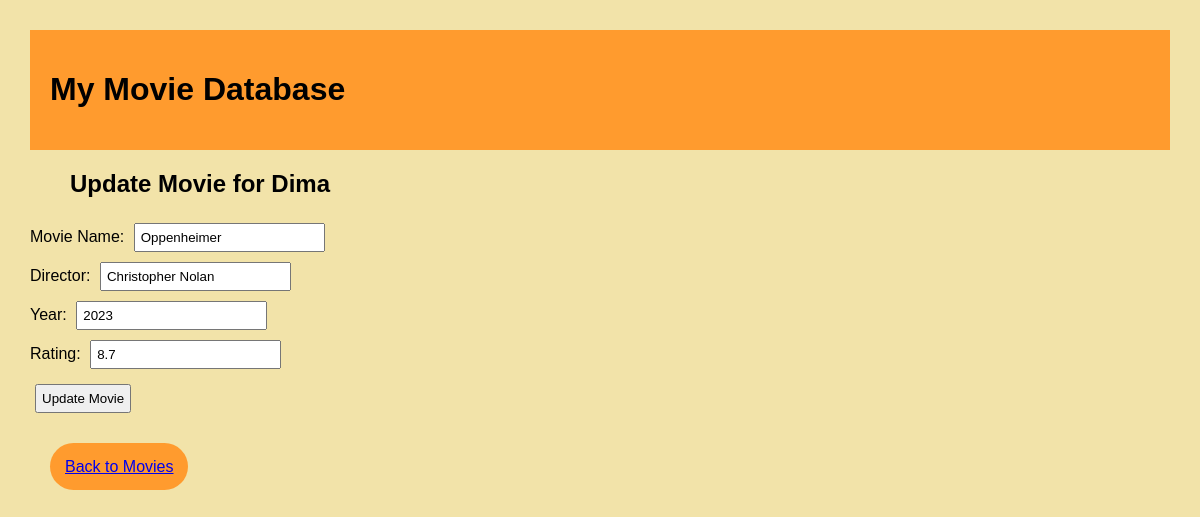
Page /users/3/update_movie/5 on the committed database.
### data_management/sqlite_data_manager.py (models this page shows)
class User(Base):
    __tablename__ = 'users'
    id = Column(Integer, primary_key=True)
    name = Column(String, nullable=False)
    movies = relationship('Movie', back_populates='user', cascade='all, delete-orphan')

class Movie(Base):
    __tablename__ = 'movies'
    id = Column(Integer, primary_key=True)
    user_id = Column(Integer, ForeignKey('users.id'), nullable=False)
    name = Column(String, nullable=False)
    director = Column(String, nullable=False)
    year = Column(Integer, nullable=False)
    rating = Column(Float, nullable=False)
    poster = Column(String, nullable=True)
    user = relationship('User', back_populates='movies')

### app.py (the view, shortened to what this page needs)
@app.route('/users/<int:user_id>/update_movie/<int:movie_id>', methods=['GET', 'POST'])
def update_movie(user_id, movie_id):
    movie = db_manager.get_movie_by_id(movie_id)
    user = db_manager.get_user_by_id(user_id)
    return render_template('update_movie.html', user=user, movie=movie)

### data_management/sqlite_data_manager.py (called while the page is built)
    def get_user_by_id(self, user_id):
        session = self.Session()
        user = session.query(User).filter_by(id=user_id).first()
        session.close()
        return user

    def get_movie_by_id(self, movie_id):
        session = self.Session()
        movie = session.query(Movie).filter_by(id=movie_id).first()
        session.close()
        return movie

### templates/update_movie.html (shortened to what this page needs)
<!DOCTYPE html>
<html>
<head>
    <link rel="stylesheet" href="{{ url_for('static', filename='style.css') }}">
</head>
<body>
    <header>
        <div class="header">
            <h1>My Movie Database</h1>
        </div>
    </header>
    <h2>Update Movie for {{ user.name }}</h2>
    <form method="post" action="/users/{{ user.id }}/update_movie/{{ movie.id }}">
        <label for="name">Movie Name:</label>
        <input type="text" id="name" name="name" value="{{ movie.name }}" required><br>
        <label for="director">Director:</label>
        <input type="text" id="director" name="director" value="{{ movie.director }}" required><br>
        <label for="year">Year:</label>
        <input type="number" id="year" name="year" value="{{ movie.year }}" required><br>
        <label for="rating">Rating:</label>
        <input type="number" id="rating" step="0.1" name="rating" value="{{ movie.rating }}" required><br>
        <button type="submit">Update Movie</button>
    </form>
    <div class="buttonline">
        <a class="fakebutton" href="/users/{{ user.id }}">Back to Movies</a>
    </div>
</body>
</html>

### static/style.css (style rules this page uses)
body { font-family: Arial, sans-serif; background-color: #F2E3A9; margin: 30px; padding: 0; }
.header { background-color: #FF9B2E; margin-bottom: 20px; margin-top: 20px; padding: 20px; }
.fakebutton { background-color: #FF9B2E; margin: 20px; padding: 15px; border-radius: 25px; width: auto; text-align: center; }
.buttonline { margin-top: 40px; }
#rating { margin-bottom: 10px; }
input { padding: 5px; margin: 5px; }
button { padding: 5px; margin: 5px; }
h2 { margin-left: 40px; }

### rows in the picture
User: name "Dima"
Movie: name "Oppenheimer", director "Christopher Nolan", year "2023", rating "8.7"
